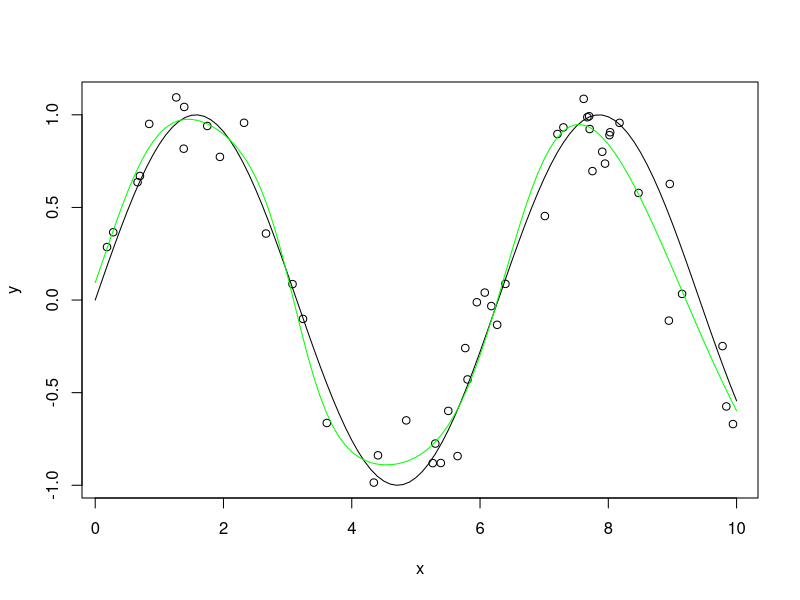

The R script that drew this image:
set.seed(1405)
x <- sort(10*runif(50))
y <- sin(x) + 0.2*rnorm(x)

library(nnet)
nn <- nnet(x, y, size=6, maxit=40, linout=TRUE)
plot(x, y)
plot(sin, 0, 10, add=TRUE)
x1 <- seq(0, 10, by=0.1)
lines(x1, predict(nn, data.frame(x=x1)), col="green")